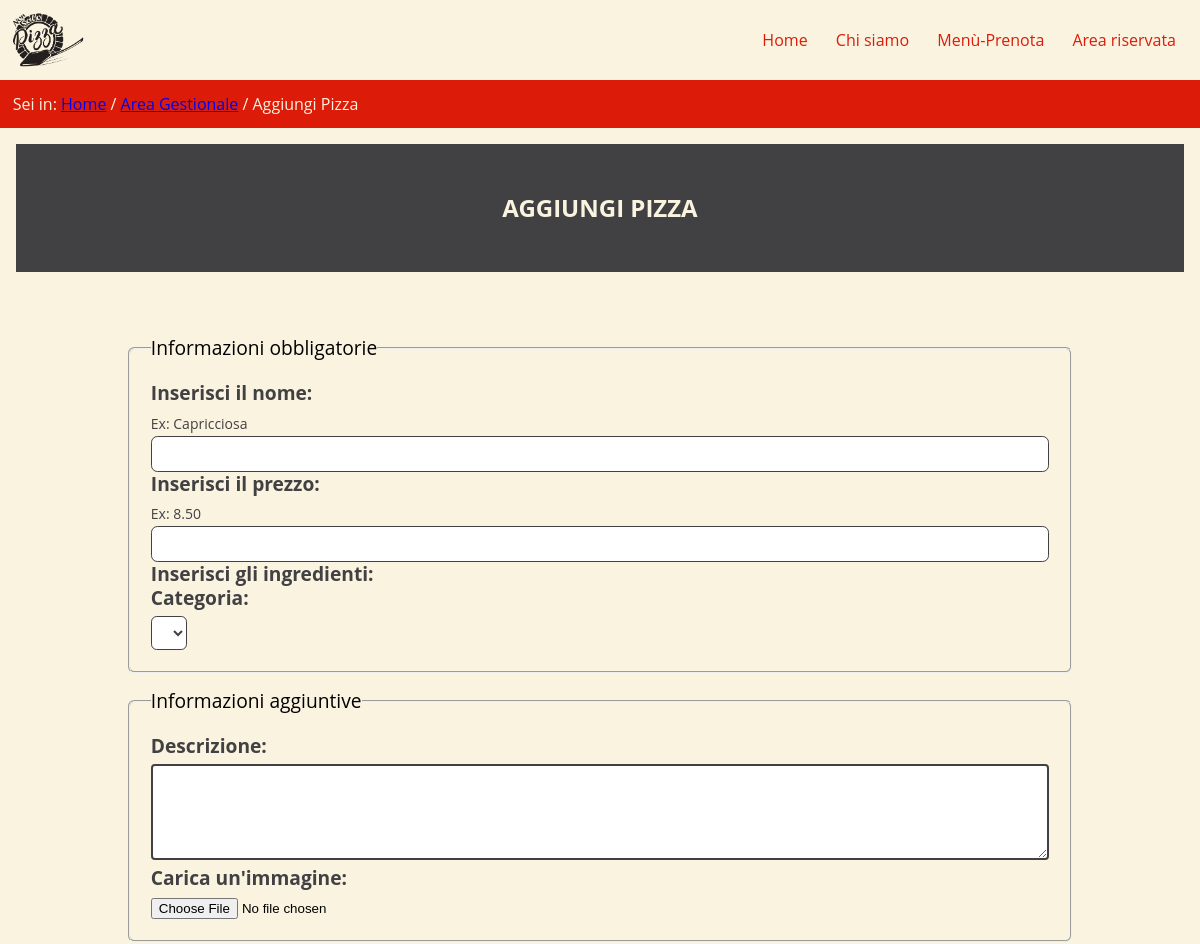
The app's page /aggiungi-pizza.php (upper part), older data.
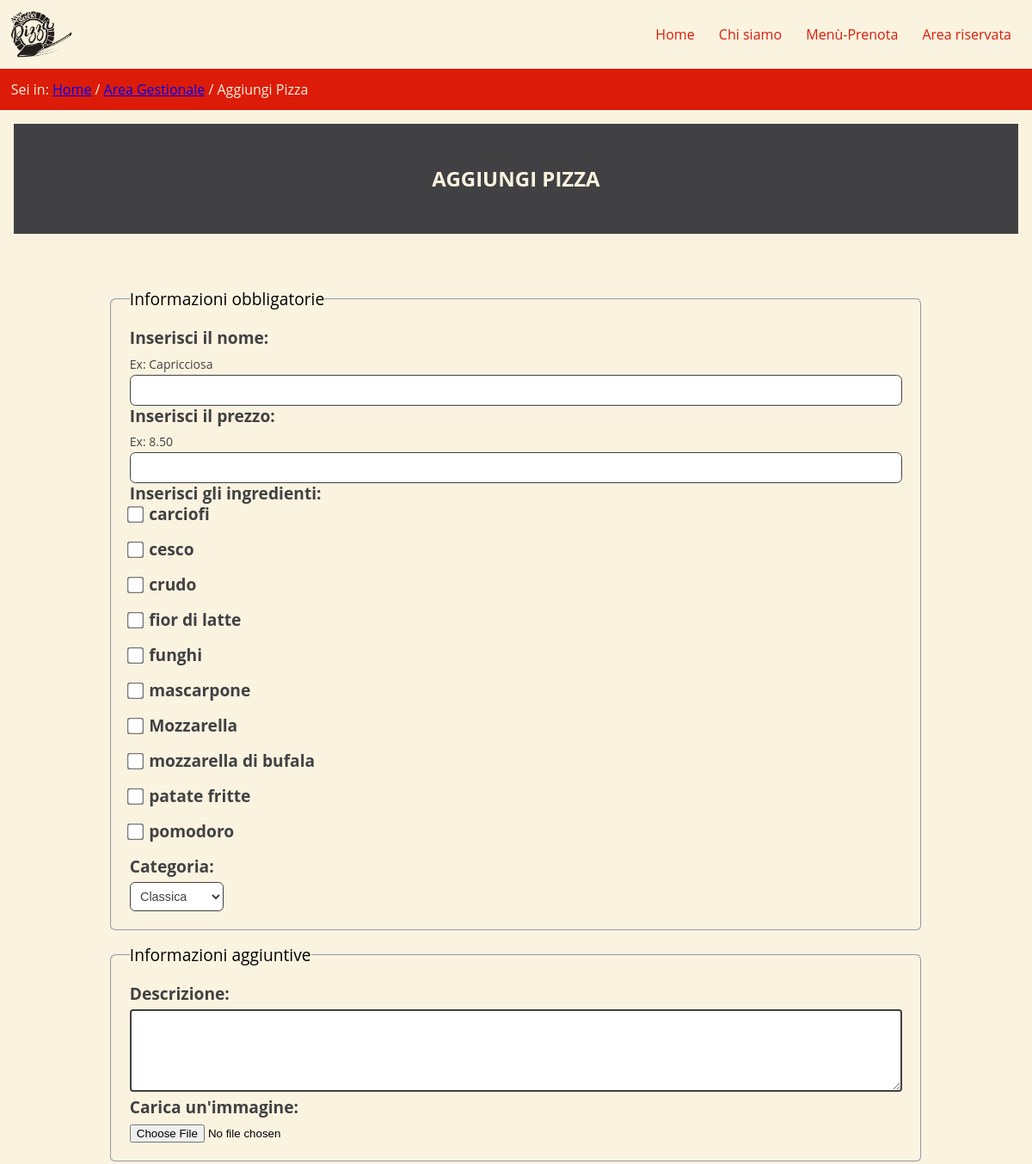
The same page, newer data.
### tables this page shows
CREATE TABLE `ingrediente` (
  `nome` varchar(250) NOT NULL,
  `peso` int(11) NOT NULL DEFAULT 3,
  `veget` tinyint(1) DEFAULT 0,
  `pagg` double NOT NULL DEFAULT 1
);

CREATE TABLE `categoria` (
  `cat` varchar(250) NOT NULL,
  `nomeEsteso` varchar(250) NOT NULL,
  `descrizione` longtext NOT NULL
);

### src/script/PHP/dbConnection.php (the view, shortened to what this page needs)
<?php
class DBConnection {
    private $connection;
    public function openDBConnection(): bool {
        $this->connection = mysqli_connect(DBConnection::HOST_DB, DBConnection::USERNAME, DBConnection::PASSWORD, DBConnection::DATABASE_NAME, DBConnection::PORT);
        if(mysqli_connect_errno()) {
            return false;
        }else{
            return true;
        }
    }
    public function queryIngredienti($id = null): string {
        if($id != null){
            $query = "SELECT * FROM ingrediente WHERE nome = '".$id."'";
        }else{
            $query = "SELECT * FROM ingrediente";
        }
        return $query;
    }
    public function getIngredienti($query, $id = null, $cucina = 0): string {
        $ingredienti = array();
        try {
            $result = mysqli_query($this->connection, $query);
        }catch(mysqli_sql_exception $e){
            header("location: errore.php");
        }
        $stringaReturn = "";
        $conta=1;
        $i = 0;
        if(mysqli_num_rows($result) > 0) {
            while($row = $result->fetch_array(MYSQLI_ASSOC)){
                $stringaReturn .= "<div class=\"check\">";
                if(count($ingredienti) > $i) {
                    if($ingredienti[$i] == $row['nome']){
                        $i++;
                        $stringaReturn .= "<input type=\"checkbox\" id=\"ingr".$conta."\" name=\"ingredienti[]\" value=\"".$row['nome']."\" checked>";
                    } else {
                        $stringaReturn .= "<input type=\"checkbox\" id=\"ingr".$conta."\" name=\"ingredienti[]\" value=\"".$row['nome']."\">";
                    }
                } else{
                    $stringaReturn .= "<input type=\"checkbox\" id=\"ingr".$conta."\" name=\"ingredienti[]\" value=\"".$row['nome']."\">";
                }
                $stringaReturn .= "<label for=\"ingr".$conta."\">".$row['nome']."</label>";
                $stringaReturn .= "</div>";
                $conta++;
            }
        }
        return $stringaReturn;
    }
    public function getCategorie($id = null): string {
        $categoria = '';
        try {
            $query = "SELECT cat FROM categoria";
            $result = mysqli_query($this->connection, $query);
        }catch(mysqli_sql_exception $e){
            header("location: errore.php");
        }
        $stringaReturn = "";
        if(mysqli_num_rows($result) > 0) {
            while($row = $result->fetch_array(MYSQLI_ASSOC)){
                if($categoria == $row['cat']){
                    $stringaReturn .= "<option value='".$row['cat']."' selected>".$row['cat']."</option>";
                }else{
                    $stringaReturn .= "<option value='".$row['cat']."'>".$row['cat']."</option>";
                }
            }
        }
        return $stringaReturn;
    }
}

### src/template/components/loadComponents.php (shortened to what this page needs)
<?php
function printHeader()
{
    $headerHtml = file_get_contents(__DIR__ . "/headerTemplate.html");
    $currentpage = basename($_SERVER['PHP_SELF']);
    $home = "";
    $chisiamo = "";
    $menu = "";
    $areaRis = "";
    $nome = "";
    if($currentpage == 'index.php') {
        $home = "<li id='currentLink' lang='en'>Home</li>";
    }else{
        $home = "<li><a href='index.php'><span lang='en'>Home</span></a></li>";
    }
    if($currentpage == 'chi-siamo.php') {
        $chisiamo = "<li id='currentLink'>Chi siamo</li>";
    }else{
        $chisiamo = "<li><a href='chi-siamo.php'>Chi siamo</a></li>";
    }
    if($currentpage == 'menu-prenota.php') {
        if(isset($_SESSION['tipo']) AND $_SESSION['tipo'] == 1) {
            $menu = "<li id='currentLink'>Menù</li>";
        }else{
            $menu = "<li id='currentLink'>Menù-Prenota</li>";
        }
    }else{
        if(isset($_SESSION['tipo']) AND $_SESSION['tipo'] == 1) {
            $menu = "<li><a href='menu-prenota.php'>Menù</a></li>";
        }else{
            $menu = "<li><a href='menu-prenota.php'>Menù-Prenota</a></li>";
        }
    }
    if($currentpage == 'carrello.php') {
        $carrello = "<li id='currentLink'><i class='fa fa-shopping-cart'></i></li>";
    }else{
        $carrello = "<li><a href='carrello.php'><i class='fa fa-shopping-cart'></i></a></li>";
    }
    if(isset($_SESSION['tipo'])){
        $nome .= "<p>Ciao ".$_SESSION['nome']. " " .$_SESSION['cognome']."!</p>";
        if($_SESSION['tipo'] == '1') {
            $areaRis .= "<li><a href='dashboard.php'>Area Gestionale</a></li>";
            $areaRis .= "<li><a href='script/PHP/logout.php'><span lang='en'>Logout</span></a></li>";
        }else{
            $areaRis .= "<li><a href='riepilogo-ordini.php'>Storico ordini</a></li>";
            $areaRis .= "<li><a href='script/PHP/logout.php'><span lang='en'>Logout</span></a></li>";        }
    }else{
        $areaRis = "<li><a href='area-riservata.php'>Area riservata</a></li>";
    }
    $headerHtml = str_replace('[homePlaceholder]', $home, $headerHtml);
    $headerHtml = str_replace('[chiSiamoPlaceholder]', $chisiamo, $headerHtml);
    $headerHtml = str_replace('[menuOrdiniPlaceholder]', $menu, $headerHtml);
    $headerHtml = str_replace('[nomeUtente]', $nome, $headerHtml);
    if(isset($_SESSION['tipo']) AND $_SESSION['tipo'] != '1') {
        $headerHtml = str_replace('[carrelloPlaceholder]', $carrello, $headerHtml);
    }else{
        $headerHtml = str_replace('[carrelloPlaceholder]', "", $headerHtml);
    }
    $headerHtml = str_replace('[areaRiservataPlaceholder]', $areaRis, $headerHtml);
    return $headerHtml;
}
function printFooter(){
    $footerHtml = file_get_contents(__DIR__ . "/footerTemplate.html");
    return $footerHtml;
}

### src/aggiungi-pizza.php (shortened to what this page needs)
<?php
include_once 'script/PHP/dbConnection.php';
include_once 'template/components/loadComponents.php';
$template = file_get_contents('template/pageTemplate/aggiungi-pizzaTemplate.html');
$header = printHeader();
$footer = printFooter();
if(isset($_GET['id'])){
    $breadcrumb= "<p>Sei in: <a lang='en' href='index.php'>Home</a> / <a href='dashboard.php'>Area Gestionale</a> / <a href='prodotti.php'>Prodotti</a> / Modifica Pizza</p>";
    $titolo = "MODIFICA PIZZA";
}else{
    $breadcrumb= "<p>Sei in: <a lang='en' href='index.php'>Home</a> / <a href='dashboard.php'>Area Gestionale</a> / Aggiungi Pizza</p>";
    $titolo = "AGGIUNGI PIZZA";
}
$connessione = new DBConnection();
$conn = $connessione->openDBConnection();
$messaggiPerForm = "";
$listaIngredienti = "";
$categorie = "";
if($conn){
    if(isset($_GET['id'])){
        $id = $_GET['id'];
        $listaIngredienti = $connessione->getIngredienti($connessione->queryIngredienti(), $id);
        $categorie = $connessione->getCategorie($id);
        $valueInfo = $connessione->getInfoPizza($id);
        if(!empty($valueInfo)){
            $template = str_replace('[valueNome]', 'value = "'.$valueInfo[0].'"', $template);
            $template = str_replace('[valuePrezzo]', 'value = "'.$valueInfo[1].'"', $template);
            if(!empty($valueInfo[2])){
                $template = str_replace('[valueDescr]', $valueInfo[2], $template);
            }
        }
        $template = str_replace('[percorsoFile]', '"aggiungi-pizza.php?id='.$id.'"', $template);
    } else {
        $listaIngredienti = $connessione->getIngredienti($connessione->queryIngredienti());
        $categorie = $connessione->getCategorie();
    }
}
if (empty($_GET['id'])){
    $template = str_replace('[valueNome]', '', $template);
    $template = str_replace('[valuePrezzo]', '', $template);
    $template = str_replace('[valueDescr]', '', $template);
    $template = str_replace('[percorsoFile]', '"aggiungi-pizza.php"', $template);
}
$template = str_replace('[header]', $header, $template);
$template = str_replace('[titolo]', $titolo, $template);
$template = str_replace('[breadcrumb]', $breadcrumb, $template);
$template = str_replace('[listaIngredienti]', $listaIngredienti, $template);
$template = str_replace('[categorie]', $categorie, $template);
$template = str_replace('[messaggiForm]', $messaggiPerForm, $template);
$template = str_replace('[footer]', $footer, $template);
echo $template;

### src/style/style.css (style rules this page uses)
* { padding: 0; margin: 0; box-sizing: border-box; }
:root { --bgcolor: #FAF3E0; --txtcolor: #414143; --buttoncolor: #DC1C08; --bgcolor2: #DC1C08; }
html { background-color: var(--bgcolor); background-size: cover; background-image: url(../../assets/grafiche/sfondo-nero.jpg); background-repeat: no-repeat; }
body { font-size: 100%; font-family: 'Open Sans', Arial, sans-serif; line-height: 1.5em; margin: auto; }
header { display: flex; align-items: center; background-color: var(--bgcolor); height: 5em; position: fixed; top: 0; width: 100%; z-index: 10; }
header img { height: 100%; padding: 0 0.5em; }
#menu { margin-left: auto; }
#menu li { list-style: none; display: inline-block; margin-right: 1.5em; }
#menu li a { text-decoration: none; color: var(--buttoncolor); position: relative; }
#menu li a::after { content: ""; position: absolute; left: 0; bottom: -0.2em; width: 0; height: 0.1em; background-color: var(--buttoncolor); transition: width 0.3s ease; }
#breadcrumb { margin-top: 5em; background-color: var(--bgcolor2); color: var(--bgcolor); height: 3em; line-height: 3em; padding-left: 0.8em; }
:root { --primary-color: #4158d0; --primary-dark: #3448b0; --accent-color: #c850c0; --text-dark: #3c3c3c; --text-light: #666; --border-color: #ddd; --white: #fff; }
.order-container input, textarea { width: 100%; padding: 0.65em; font-size: 1em; border-radius: 0.3em; box-sizing: border-box; transition: border-color 0.3s ease; resize: vertical; min-height: 3em; max-height: 9em; }
#general-intro { background-color: var(--txtcolor); color: var(--bgcolor); text-align: center; padding: 3em; margin: 1em; line-height: 2em; }
.select { padding: 0.5em; font-size: 0.9em; border: 0.125em solid var(--txtcolor); border-radius: 0.4em; background-color: var(--bgcolor); color: var(--txtcolor); outline: none; }
#aggiunta-content { background-color: var(--bgcolor); padding: 3em; border-radius: 0.4em; margin: 1em 5em 5em; }
.form-aggiunta label { display: block; font-weight: bold; margin-bottom: 0.3em; color: var(--txtcolor); font-size: 1.2em; }
.form-aggiunta .check label { display: inline; }
.form-aggiunta input[type="text"], input[type="number"] { width: 100%; padding: 0.5em; border: 0.1em solid var(--txtcolor); border-radius: 0.4em; font-size: 1em; }
.form-aggiunta p { font-size: 1.2em; font-weight: bold; color: var(--txtcolor); }
.form-aggiunta div { margin-bottom: 1em; }
.form-aggiunta input[type="checkbox"] { transform: scale(1.5); margin-right: 0.7em; }
.form-aggiunta textarea { border: 2px solid var(--txtcolor); }
.form-fieldset { padding: 1.3em; border-radius: 0.4em; margin-bottom: 1em; }
.form-fieldset legend { font-size: 1.2em; }
#aggiunta-page .select { background-color: white; }

### src/style/mini.css (style rules this page uses)
table, body, tr { border: none; }

Row changes from the older to the newer data that the page shows:
added ingrediente: nome "carciofi"
added ingrediente: nome "cesco"
added ingrediente: nome "crudo"
added ingrediente: nome "fior di latte"
added ingrediente: nome "funghi"
added ingrediente: nome "mascarpone"
added ingrediente: nome "Mozzarella"
added ingrediente: nome "mozzarella di bufala"
added ingrediente: nome "patate fritte"
added ingrediente: nome "pomodoro"
added categoria: cat "Classica"
